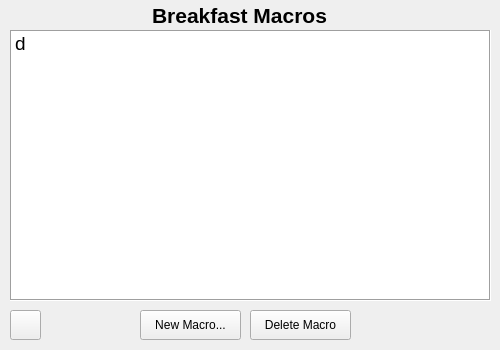
<?xml version="1.0" encoding="UTF-8"?>
<ui version="4.0">
 <class>MacroAppClass</class>
 <widget class="QMainWindow" name="MacroAppClass">
  <property name="geometry">
   <rect>
    <x>0</x>
    <y>0</y>
    <width>500</width>
    <height>350</height>
   </rect>
  </property>
  <property name="sizePolicy">
   <sizepolicy hsizetype="Fixed" vsizetype="Fixed">
    <horstretch>0</horstretch>
    <verstretch>0</verstretch>
   </sizepolicy>
  </property>
  <property name="focusPolicy">
   <enum>Qt::StrongFocus</enum>
  </property>
  <property name="windowTitle">
   <string>Breakfast Macros</string>
  </property>
  <property name="windowIcon">
   <iconset resource="MacroApp.qrc">
    <normaloff>:/MacroApp/logo.png</normaloff>:/MacroApp/logo.png</iconset>
  </property>
  <property name="autoFillBackground">
   <bool>true</bool>
  </property>
  <widget class="QWidget" name="centralWidget">
   <widget class="QPushButton" name="settingsButton">
    <property name="geometry">
     <rect>
      <x>10</x>
      <y>310</y>
      <width>31</width>
      <height>30</height>
     </rect>
    </property>
    <property name="focusPolicy">
     <enum>Qt::ClickFocus</enum>
    </property>
    <property name="text">
     <string/>
    </property>
    <property name="icon">
     <iconset resource="MacroApp.qrc">
      <normaloff>:/MacroApp/iconwhite.png</normaloff>:/MacroApp/iconwhite.png</iconset>
    </property>
   </widget>
   <widget class="QPushButton" name="newMacroButton">
    <property name="geometry">
     <rect>
      <x>140</x>
      <y>310</y>
      <width>101</width>
      <height>30</height>
     </rect>
    </property>
    <property name="text">
     <string>New Macro...</string>
    </property>
   </widget>
   <widget class="QPushButton" name="deleteMacroButton">
    <property name="geometry">
     <rect>
      <x>250</x>
      <y>310</y>
      <width>101</width>
      <height>30</height>
     </rect>
    </property>
    <property name="text">
     <string>Delete Macro</string>
    </property>
   </widget>
   <widget class="QLabel" name="bpart1">
    <property name="geometry">
     <rect>
      <x>152</x>
      <y>0</y>
      <width>181</width>
      <height>31</height>
     </rect>
    </property>
    <property name="font">
     <font>
      <pointsize>16</pointsize>
      <bold>true</bold>
     </font>
    </property>
    <property name="text">
     <string>Breakfast Macros</string>
    </property>
   </widget>
   <widget class="QListWidget" name="listWidget">
    <property name="geometry">
     <rect>
      <x>10</x>
      <y>30</y>
      <width>481</width>
      <height>271</height>
     </rect>
    </property>
    <property name="font">
     <font>
      <pointsize>14</pointsize>
     </font>
    </property>
    <property name="frameShape">
     <enum>QFrame::Box</enum>
    </property>
    <item>
     <property name="text">
      <string>d</string>
     </property>
    </item>
   </widget>
  </widget>
 </widget>
 <layoutdefault spacing="6" margin="11"/>
 <resources>
  <include location="MacroApp.qrc"/>
 </resources>
 <connections/>
</ui>
